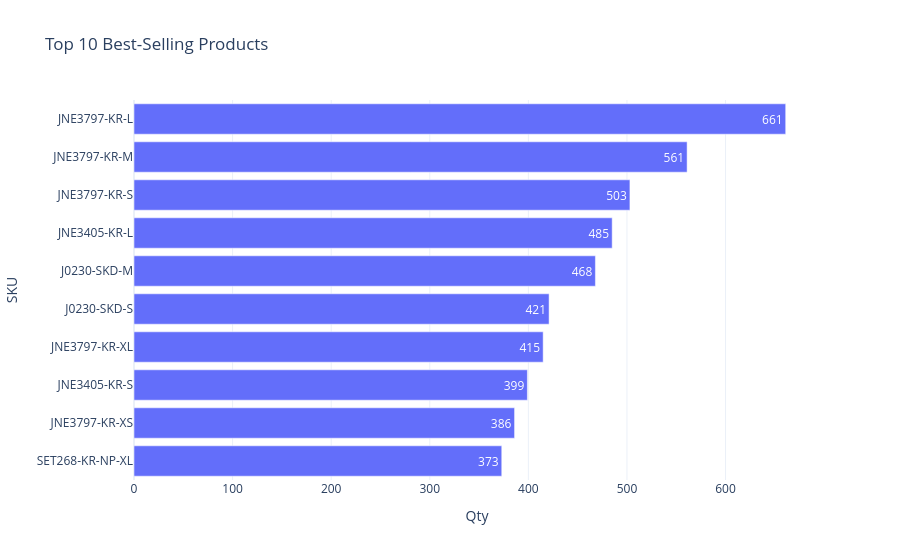

Here is the notebook cell this chart was saved with:
### Code cell
fig = px.bar(
    top_products,
    x='Qty',
    y='SKU',
    orientation='h',
    title='Top 10 Best-Selling Products',
    text='Qty'
)

fig.update_layout(
    yaxis={'categoryorder': 'total ascending'}
)

fig.show()

### Figure 1 — Plotly figure (JSON) as saved in the notebook; plotly's stock layout.template omitted (floating-point values rounded to 4 significant figures)
{"data": [{"hovertemplate": "Qty=%{text}<br>SKU=%{y}<extra></extra>", "legendgroup": "", "marker": {"color": "#636efa", "pattern": {"shape": ""}}, "name": "", "orientation": "h", "showlegend": false, "text": [661.0, 561.0, 503.0, 485.0, 468.0, 421.0, 415.0, 399.0, 386.0, 373.0], "textposition": "auto", "type": "bar", "x": [661, 561, 503, 485, 468, 421, 415, 399, 386, 373], "xaxis": "x", "y": ["JNE3797-KR-L", "JNE3797-KR-M", "JNE3797-KR-S", "JNE3405-KR-L", "J0230-SKD-M", "J0230-SKD-S", "JNE3797-KR-XL", "JNE3405-KR-S", "JNE3797-KR-XS", "SET268-KR-NP-XL"], "yaxis": "y"}], "layout": {"barmode": "relative", "legend": {"tracegroupgap": 0}, "title": {"text": "Top 10 Best-Selling Products"}, "xaxis": {"anchor": "y", "domain": [0, 1], "title": {"text": "Qty"}}, "yaxis": {"anchor": "x", "categoryorder": "total ascending", "domain": [0, 1], "title": {"text": "SKU"}}}}
